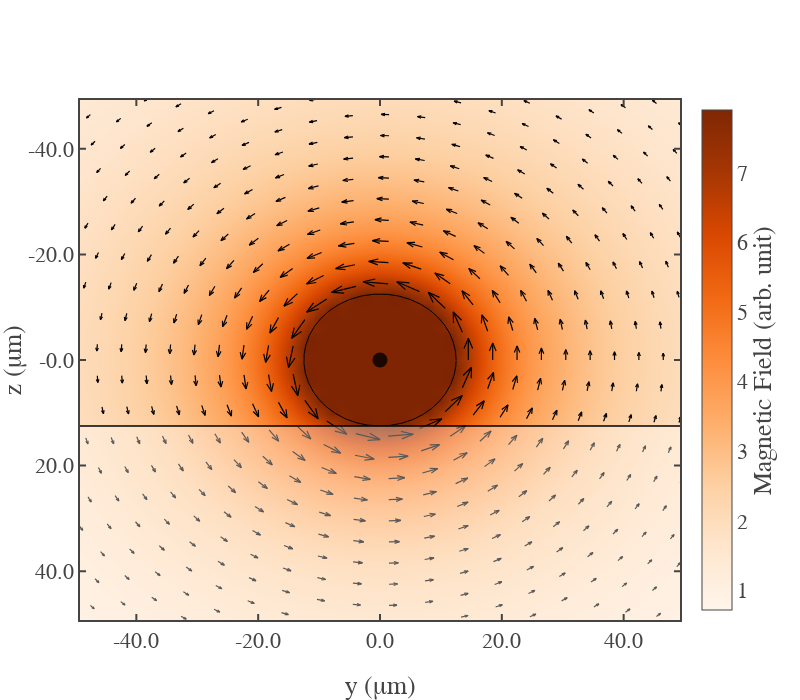

The cell this chart's notebook holds for it:
### Code cell
fig = go.Figure()
# Heatmap
fig.add_trace(go.Contour(x=x_linear_point,y=y_linear_point,z=100*mag_field.T,contours_coloring='heatmap',
                                connectgaps = True,line_smoothing=1,colorbar=dict(title='Magnetic Field (arb. unit)',titleside='right'),colorscale='Oranges',reversescale=False))
fig.update_traces(line_width=0)

# Quiver
for i in range(0,len(quiver_xy),2):
    for j in range(0,len(quiver_xy[i]),1):
        x = quiver_xy[i][j][0]; y = quiver_xy[i][j][1]
        radius = np.sqrt(x**2+y**2)
        if np.round(radius,8)>wire_radius:
            # print(i,j,radius)
            _x = [x]; _y = [y]
            u = [-field_xy[i][j][1]]; v =[ field_xy[i][j][0]]
            quiver_trace = ff.create_quiver(_x, _y, u, v, scale=0.00006, arrow_scale=0.5, scaleratio=1.0, angle=np.pi/9, line=dict(width=1.2, color='black')).data[0]
            fig.add_trace(quiver_trace)

# Inner Circle
fig.add_trace(go.Scatter(x=wire_radius*np.cos(np.linspace(0,2*np.pi,1000,endpoint=False)), y=wire_radius*np.sin(np.linspace(0,2*np.pi,1000,endpoint=False)),
                         mode='lines', line=dict(color='black', width=1),fill = 'tozeroy',fillcolor = 'rgba(102,17,0, 0.15)'))

# # Outer Circles
# [fig.add_trace(go.Scatter(x=radius*np.cos(np.linspace(0,2*np.pi,1000)), y=radius*np.sin(np.linspace(0,2*np.pi,1000)),
#                          mode='lines', line=dict(color='yellow', width=0.7))) for radius in outer_points]

# Other Ornamentations
fig.add_trace(go.Scatter(x=[0], y=[0], mode='markers', marker_size=15, marker=dict(color='black',opacity=0.8)))
fig.add_trace(go.Scatter(x=x_linear_point, y=-wire_radius*np.ones(x_linear_point.shape[0]), mode='lines', line=dict(color='black',width=1.5),fill=None))
fig.add_trace(go.Scatter(x=x_linear_point, y=-y_linear_point[-1]*np.ones(x_linear_point.shape[0]), mode='lines', marker=dict(color='grey'),
                         fill='tonexty',fillcolor = 'rgba(255, 255, 255, 0.35)'))

circular_x = np.array([-40,-20,0,20,40])*1e-6
circular_y = np.array([-40,-20,-0,20,40])*1e-6

x_tick_str = []; y_tick_str = []
[x_tick_str.append(str(x)) for x in (circular_x/1e-6)]
[y_tick_str.append(str(y)) for y in -(circular_y/1e-6)]

fig.update_layout(
    xaxis = dict(tickmode = 'array',tickvals = circular_x,ticktext = x_tick_str),
    yaxis = dict(tickmode = 'array',tickvals = circular_y,ticktext = y_tick_str)
)

fig.update_layout(template=fig_template, title = None,width=800, height=700)
fig.update_xaxes(title = 'y (&mu;m)',range = np.array([x_linear_point[0],x_linear_point[-1]])/2.0)
fig.update_yaxes(title = 'z (&mu;m)', range = np.array([y_linear_point[0],y_linear_point[-1]])/2.0)
fig.update_layout(showlegend=False)
# fig.write_html('circular_view.html')
fig.show()
